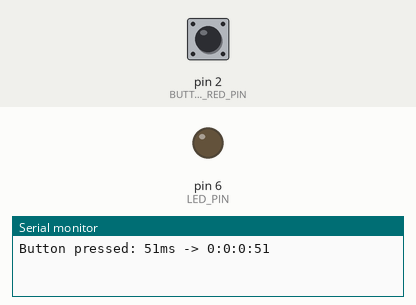
Simulated run of this sketch. Board: Arduino Uno, built with avr-gcc and run on an emulated ATmega328P. Shown: output pins drawn as LEDs (lit = HIGH), the last lines printed to the serial monitor. The test bench sets the inputs (shaded band); at power-on: pin 2 (BUTTON_RED_PIN) HIGH.

Above: at 1.2 s.
1.3 s: pin 2 (BUTTON_RED_PIN) pulled LOW for 0.15 s
At 1.9 s:
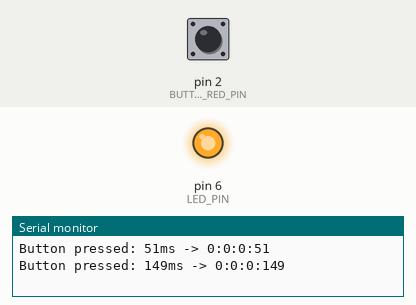
2.9 s: pin 2 (BUTTON_RED_PIN) pulled LOW for 1 s
At 4.3 s:
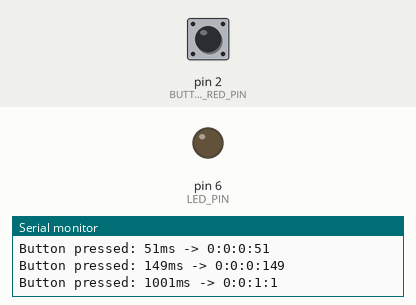
5.4 s: pin 2 (BUTTON_RED_PIN) pulled LOW for 3.2 s
At 6.2 s:
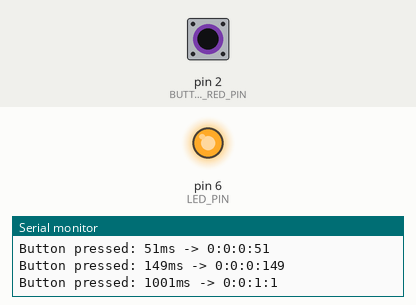
Timing chart, 0 to 8.4 s (numbered marks = the images above; inputs shaded):
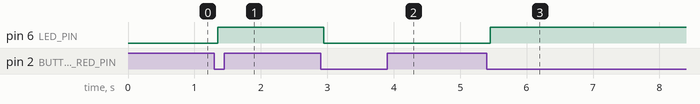

Measured:
- after the input at 1.3 s, pin 6 (LED_PIN): LOW → HIGH after 0.05 s
- after the input at 2.9 s, pin 6 (LED_PIN): HIGH → LOW after 0.05 s
- after the input at 5.4 s, pin 6 (LED_PIN): LOW → HIGH after 0.05 s

The sketch:

2_2.ino
```cpp
#define BUTTON_RED_PIN 2
#define BUTTON_GREEN_PIN 4
#define LED_PIN 6

int ledState = LOW;
int buttonState;
int lastButtonState = LOW;

unsigned long lastDebounceTime = 0;
unsigned long debounceDelay = 50;
unsigned long lastPushTime = 0;

void setup() {
  Serial.begin(9600);

  pinMode(BUTTON_RED_PIN, INPUT_PULLUP);
  pinMode(BUTTON_GREEN_PIN, INPUT_PULLUP);
  pinMode(LED_PIN, OUTPUT);

  digitalWrite(LED_PIN, ledState);
}

void loop() {
  int reading = digitalRead(BUTTON_RED_PIN);

  if (reading != lastButtonState) {
    lastDebounceTime = millis();
  }

  if ((millis() - lastDebounceTime) > debounceDelay) {
    if (reading != buttonState) {
      buttonState = reading;

      if (buttonState == LOW) {
        lastPushTime = millis();
        ledState = !ledState;
      } else {
        unsigned long ellapsed = millis() - lastPushTime;
        // H:MM:SS.z

        unsigned long milliseconds = (ellapsed % 1000);
        unsigned long seconds = (ellapsed / 1000) % 60;
        unsigned long minutes = (ellapsed / (1000 * 60)) % 60;
        unsigned long hours = (ellapsed / (1000 * 60 * 60)) % 24;

        Serial.print("Button pressed: ");
        Serial.print(ellapsed);
        Serial.print("ms -> ");

        Serial.print(hours);
        Serial.print(":");
        Serial.print(minutes);
        Serial.print(":");
        Serial.print(seconds);
        Serial.print(":");
        Serial.println(milliseconds);
      }
    }
  }

  digitalWrite(LED_PIN, ledState);

  lastButtonState = reading;
}
```
